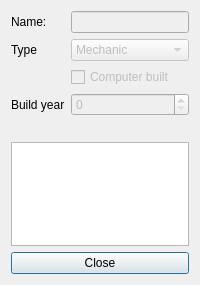
<?xml version="1.0" encoding="UTF-8"?>
<ui version="4.0">
 <class>ViewComputerDialog</class>
 <widget class="QDialog" name="ViewComputerDialog">
  <property name="geometry">
   <rect>
    <x>0</x>
    <y>0</y>
    <width>200</width>
    <height>285</height>
   </rect>
  </property>
  <property name="windowTitle">
   <string>Dialog</string>
  </property>
  <property name="windowIcon">
   <iconset>
    <normaloff>../../data/icons/info.png</normaloff>../../data/icons/info.png</iconset>
  </property>
  <layout class="QVBoxLayout" name="verticalLayout">
   <item>
    <layout class="QVBoxLayout" name="verticalLayout_3">
     <item>
      <layout class="QGridLayout" name="gridLayout">
       <item row="0" column="3">
        <widget class="QLineEdit" name="nameBox">
         <property name="enabled">
          <bool>false</bool>
         </property>
        </widget>
       </item>
       <item row="3" column="0">
        <widget class="QLabel" name="label_4">
         <property name="text">
          <string>Build year</string>
         </property>
         <property name="alignment">
          <set>Qt::AlignLeading|Qt::AlignLeft|Qt::AlignVCenter</set>
         </property>
        </widget>
       </item>
       <item row="3" column="3">
        <widget class="QSpinBox" name="buildYearBox">
         <property name="enabled">
          <bool>false</bool>
         </property>
        </widget>
       </item>
       <item row="1" column="3">
        <widget class="QComboBox" name="typeBox">
         <property name="enabled">
          <bool>false</bool>
         </property>
         <item>
          <property name="text">
           <string>Mechanic</string>
          </property>
         </item>
         <item>
          <property name="text">
           <string>Electronic</string>
          </property>
         </item>
         <item>
          <property name="text">
           <string>Transistor</string>
          </property>
         </item>
         <item>
          <property name="text">
           <string>Quantum</string>
          </property>
         </item>
        </widget>
       </item>
       <item row="1" column="0">
        <widget class="QLabel" name="label_2">
         <property name="text">
          <string>Type</string>
         </property>
         <property name="alignment">
          <set>Qt::AlignLeading|Qt::AlignLeft|Qt::AlignVCenter</set>
         </property>
        </widget>
       </item>
       <item row="0" column="0">
        <widget class="QLabel" name="label">
         <property name="text">
          <string>Name:</string>
         </property>
         <property name="alignment">
          <set>Qt::AlignLeading|Qt::AlignLeft|Qt::AlignVCenter</set>
         </property>
        </widget>
       </item>
       <item row="2" column="3">
        <widget class="QCheckBox" name="computerBuiltBox">
         <property name="enabled">
          <bool>false</bool>
         </property>
         <property name="text">
          <string>Computer built</string>
         </property>
        </widget>
       </item>
      </layout>
     </item>
     <item>
      <widget class="QLabel" name="imageLabel">
       <property name="text">
        <string/>
       </property>
      </widget>
     </item>
     <item>
      <widget class="QTableView" name="connectionTableView">
       <property name="editTriggers">
        <set>QAbstractItemView::NoEditTriggers</set>
       </property>
       <attribute name="verticalHeaderVisible">
        <bool>false</bool>
       </attribute>
      </widget>
     </item>
     <item>
      <widget class="QPushButton" name="closeButtom">
       <property name="text">
        <string>Close</string>
       </property>
      </widget>
     </item>
    </layout>
   </item>
  </layout>
 </widget>
 <tabstops>
  <tabstop>closeButtom</tabstop>
  <tabstop>connectionTableView</tabstop>
  <tabstop>nameBox</tabstop>
  <tabstop>buildYearBox</tabstop>
  <tabstop>typeBox</tabstop>
  <tabstop>computerBuiltBox</tabstop>
 </tabstops>
 <resources/>
 <connections/>
</ui>
